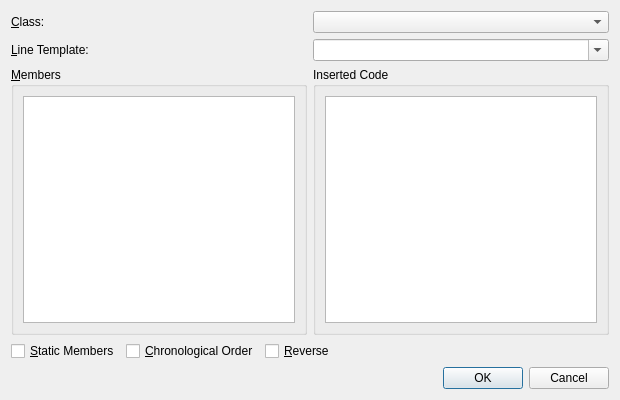
<?xml version="1.0" encoding="UTF-8"?>
<ui version="4.0">
 <class>SimilarLinesDialog</class>
 <widget class="QDialog" name="SimilarLinesDialog">
  <property name="geometry">
   <rect>
    <x>0</x>
    <y>0</y>
    <width>620</width>
    <height>400</height>
   </rect>
  </property>
  <property name="windowTitle">
   <string>Insert similar lines</string>
  </property>
  <layout class="QVBoxLayout" name="mainLayout">
   <item>
    <layout class="QGridLayout" name="topGrid">
     <item row="0" column="0">
      <widget class="QLabel" name="labelClass">
       <property name="text">
        <string>&amp;Class:</string>
       </property>
       <property name="buddy">
        <cstring>comboClass</cstring>
       </property>
      </widget>
     </item>
     <item row="0" column="1">
      <widget class="QComboBox" name="comboClass"/>
     </item>
     <item row="1" column="0">
      <widget class="QLabel" name="labelLine">
       <property name="text">
        <string>&amp;Line Template:</string>
       </property>
       <property name="buddy">
        <cstring>comboLine</cstring>
       </property>
      </widget>
     </item>
     <item row="1" column="1">
      <widget class="QComboBox" name="comboLine">
       <property name="editable">
        <bool>true</bool>
       </property>
      </widget>
     </item>
    </layout>
   </item>
   <item>
    <layout class="QHBoxLayout" name="midRow">
     <item>
      <widget class="QGroupBox" name="membersGroup">
       <property name="title">
        <string>&amp;Members</string>
       </property>
       <layout class="QVBoxLayout" name="membersLayout">
        <item>
         <widget class="QListWidget" name="listMembers">
          <property name="selectionMode">
           <enum>QAbstractItemView::SelectionMode::NoSelection</enum>
          </property>
         </widget>
        </item>
       </layout>
      </widget>
     </item>
     <item>
      <widget class="QGroupBox" name="codeGroup">
       <property name="title">
        <string>Inserted Code</string>
       </property>
       <layout class="QVBoxLayout" name="codeLayout">
        <item>
         <widget class="QPlainTextEdit" name="editCode">
          <property name="readOnly">
           <bool>true</bool>
          </property>
         </widget>
        </item>
       </layout>
      </widget>
     </item>
    </layout>
   </item>
   <item>
    <layout class="QHBoxLayout" name="optionsRow">
     <item>
      <widget class="QCheckBox" name="checkStatic">
       <property name="text">
        <string>&amp;Static Members</string>
       </property>
      </widget>
     </item>
     <item>
      <widget class="QCheckBox" name="checkChrono">
       <property name="text">
        <string>&amp;Chronological Order</string>
       </property>
      </widget>
     </item>
     <item>
      <widget class="QCheckBox" name="checkReverse">
       <property name="text">
        <string>&amp;Reverse</string>
       </property>
      </widget>
     </item>
     <item>
      <spacer name="optionsSpacer">
       <property name="orientation">
        <enum>Qt::Orientation::Horizontal</enum>
       </property>
       <property name="sizeHint" stdset="0">
        <size>
         <width>40</width>
         <height>20</height>
        </size>
       </property>
      </spacer>
     </item>
    </layout>
   </item>
   <item>
    <widget class="QDialogButtonBox" name="buttonBox">
     <property name="orientation">
      <enum>Qt::Orientation::Horizontal</enum>
     </property>
     <property name="standardButtons">
      <set>QDialogButtonBox::StandardButton::Cancel|QDialogButtonBox::StandardButton::Ok</set>
     </property>
    </widget>
   </item>
  </layout>
 </widget>
 <resources/>
 <connections/>
</ui>
